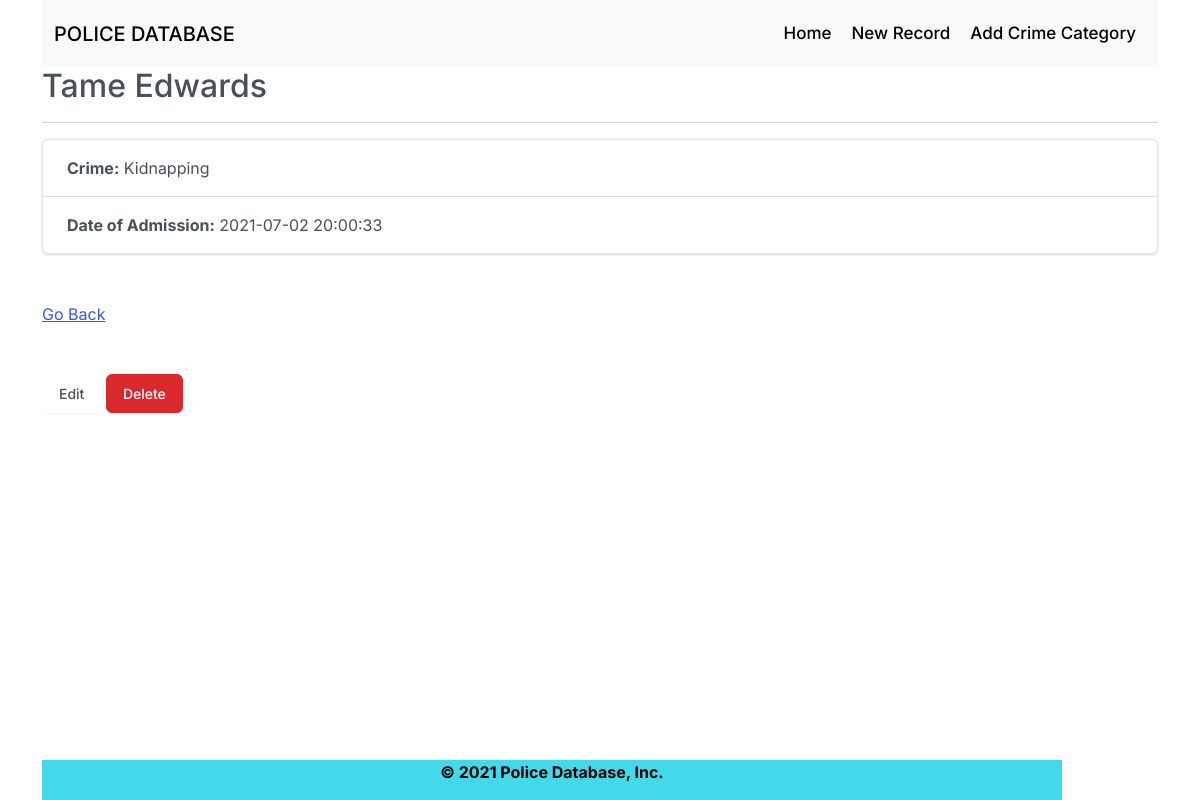
Screenshot of /Rec.php?id=18 with the database file from the repository.
### tables this page shows
CREATE TABLE `convicts` (
  `ID` int(11) NOT NULL,
  `NAME` varchar(200) NOT NULL,
  `CRIME_TYPE` varchar(500) NOT NULL,
  `DOA` datetime NOT NULL DEFAULT current_timestamp()
);

### lib/Template.php (called while the page is built, shortened)
<?php class Template{
	protected $template;
	public function __construct($template){
		$this->template = $template;
	}
	public function __toString(){
		include basename($this->template);
		return ob_get_clean();
	}
}

### lib/Database.php (called while the page is built, shortened)
<?php
class Database{
	private $host = DB_HOST;
	private $user = DB_USER;
	private $pass = DB_PASS;
	private $dbname = DB_NAME;
	private $dbh;
	private $stmt;
	public function __construct(){
		$dsn = 'mysql:host='. $this->host .';dbname='. $this->dbname;
		$options = array(
				PDO::ATTR_PERSISTENT => true,
				PDO::ATTR_ERRMODE => PDO::ERRMODE_EXCEPTION
		);
		try{
			$this->dbh = new PDO($dsn, $this->user, $this->pass, $options);
		} catch(PDOException $e) {
				$this->error = $e->getMessage();
		}
	}
	public function query($query){
			$this->stmt = $this->dbh->prepare($query);
	}
	public function bind($param, $value, $type = null){
			if(is_null($type)){
					switch(true){
						default :
							$type = PDO::PARAM_STR;
					}
			}
			$this->stmt->bindValue($param, $value, $type);
	}
	public function execute(){
		return $this->stmt->execute();
	}
	public function single(){
		$this->execute();
		return $this->stmt->fetch(PDO::FETCH_OBJ);
	}
}

### lib/Record.php (called while the page is built, shortened)
<?php
	class Record{
		private $db;
		public function __construct(){
			$this->db = new Database;
		}
		public function getRec($id){
			$this->db->query("SELECT * FROM convicts WHERE ID = :id");
			$this->db->bind(':id', $id);
			$row = $this->db->single();
			return $row;
		}
	}

### templates/rec-single.php (the view, shortened to what this page needs)
<?php include 'inc/header.php'; ?>
	<h2 class="page-header"><?php echo $rec->NAME; ?></h2>
	<hr>
	<ul class="list-group">
		<li class="list-group-item"><strong>Crime:</strong> <?php echo $rec->CRIME_TYPE; ?></li>
		<li class="list-group-item"><strong>Date of Admission:</strong> <?php echo $rec->DOA; ?></li>
	</ul>
	<br><br>
	<div class ="page">
	<a href="index.php">Go Back</a>
	</div>
	<br><br>
	<div class="well">
			<a href="edit.php?id=<?php echo $rec->ID; ?>" class="btn btn-default">Edit</a>
			<form style="display:inline;" method="post" action="Rec.php">
				<input type="submit" class="btn btn-danger" value="Delete">
			</form>
	</div>
<?php include 'inc/footer.php'; ?>

### css/cssheet.css (style rules this page uses)
[type=button]:not(:disabled), [type=reset]:not(:disabled), [type=submit]:not(:disabled), button:not(:disabled) { cursor: pointer; }

### rows the page displays
convicts: NAME "Tame Edwards", CRIME_TYPE "Kidnapping", DOA "2021-07-02 20:00:33"

### other values shown
SITE_TITLE "Police Database"
